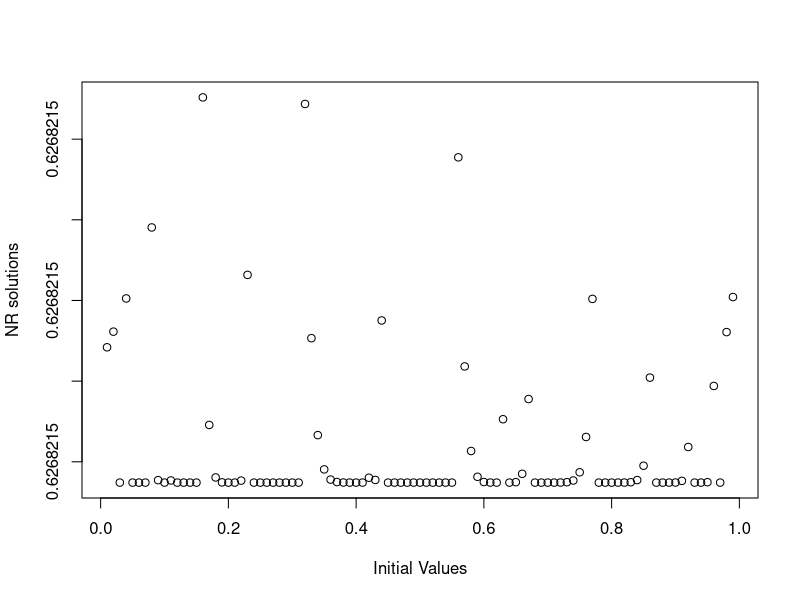

Source code (R):
#Problem 1

#The functions
#Bisection Method
bisection = function(fn, interval, tol, max.itr, option)
{
  for(i in 1:max.itr){
    c = mean(interval)    #(l+u)/2
    g.c = eval({l = c; fn})           #calculate g(c)
    if(abs(g.c) < tol) break    #check convergence
    if( eval({l = interval[1]; fn})*g.c < 0 ){
      interval[2] = c
    }else{interval[1] = c}
    if(option == T & i %% 10000 == 0) print(paste('Finishing the ',i,'th iteration.'))
  }
  print(paste('Number of iterations =',i))
  return(c)
}

#Newton Raphson
NR = function(fn, fn.der, start, tol, max.itr, option)
{
  for(i in 1:max.itr){
    new = start - eval({l = start; fn})/eval({l = start; fn.der})
    if(abs(eval({l = new; fn})) < tol){ 
      break
    }else{start = new}   #update
       if(option == T & i %% 10000 == 0) print(paste('Finishing the ',i,'th iteration.'))
  }
  return(new)
}

f = expression(log( (2+l)^125*(1-l)^38*l^34) )
f = expression( 125*log(2+l) + 38*log(1-l) + 34*log(l) )
D.f = D(f,'l')
D.f2 = D(D.f, 'l')



#Analysis
#Bisection
bisection(D.f, c(0.01,0.99), 1e-6, 100000, T)

#NR
tmp = seq(0.01, 0.99, by = 0.01)
NR.res = sapply(tmp, function(i) NR(D.f, D.f2, i, 1e-6, 10000,T))
plot(tmp, NR.res, xlab = 'Initial Values', ylab = 'NR solutions')